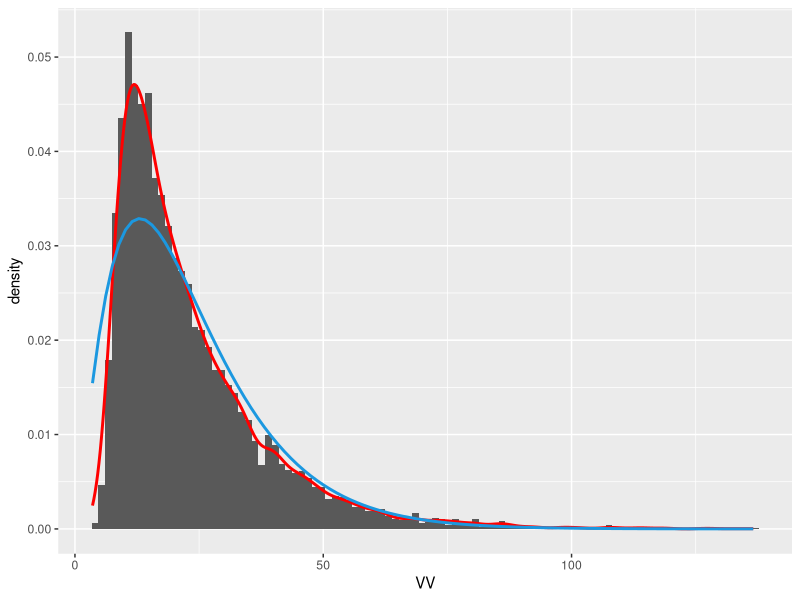
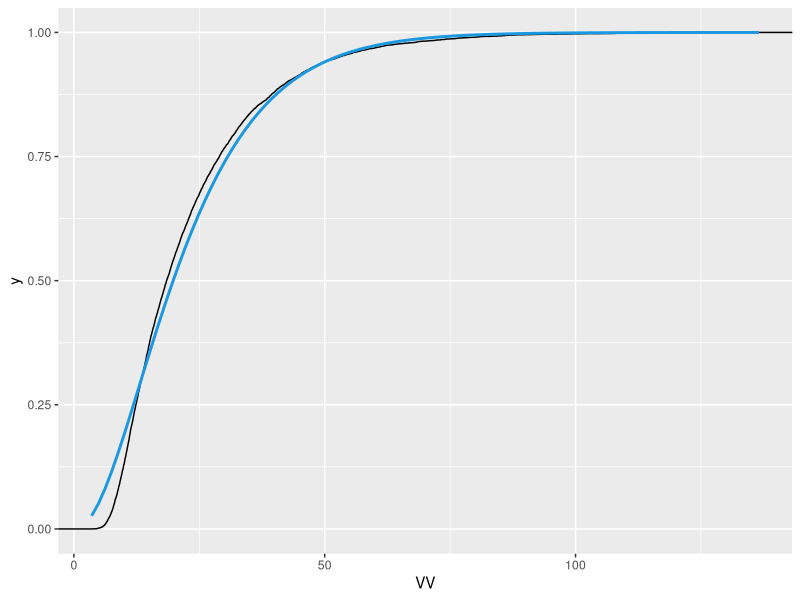

Write the R code that produced these figures, in order.
## ---- chunk 1
library(ggplot2)
## ---- chunk 2

# paramètres 
lambda_e <- 1/0.5
lambda_c <- 1/15
k <- 16

# Simulation d'un échantillon
n <- 10000;
VV <- rgamma(n,1,lambda_c) + rgamma(n,k,lambda_e)
VV <- as.data.frame(VV)

# Approximation
R <- sum(c(1,k)/c(lambda_c,lambda_e))
Q <- sum(c(1,k)/c(lambda_c,lambda_e)^2)
k_sum <- R^2/Q
lambda_sum <- k_sum/R
## ---- chunk 3
g <- ggplot(VV,aes(x=VV))+ geom_histogram(aes(y = ..density..),bins = 100) + geom_density(col='red',size=1)
g <- g+ stat_function(fun = dgamma,
                args = list(shape = k_sum,
                            rate = lambda_sum),
                col = "#1b98e0",
                size = 1)

g
## ---- chunk 4
g <- ggplot(VV,aes(x=VV))+ stat_ecdf(geom = "step") 
g <- g+ stat_function(fun = pgamma,
                args = list(shape = k_sum,
                            rate = lambda_sum),
                col = "#1b98e0",
                size = 1)

g
